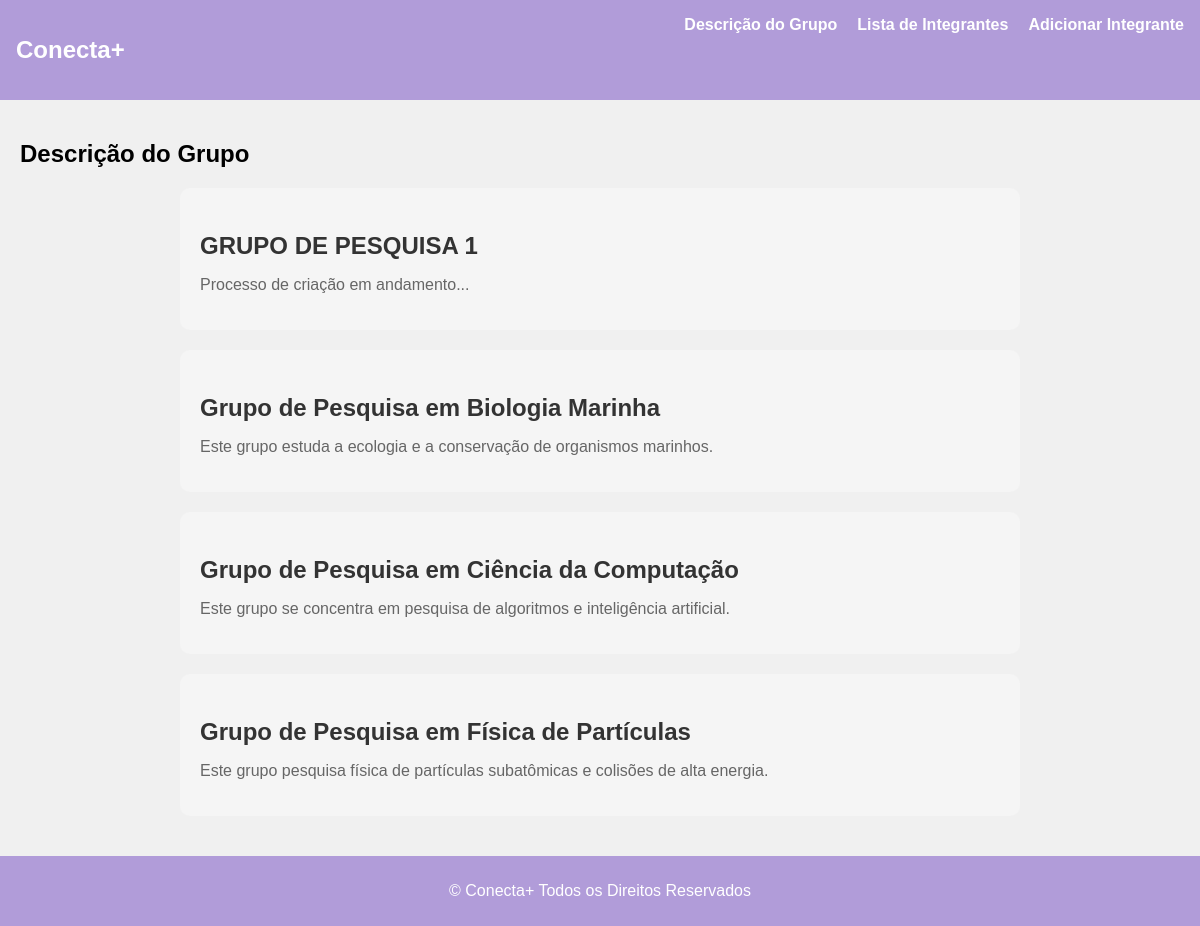
The page / on the database its author committed.
### grupo_pesquisa/models.py (models this page shows)
class GrupoPesquisa(models.Model):
    nome = models.CharField(max_length=100)
    descricao = models.TextField()

### grupo_pesquisa/views.py (the view)
# urls.py: path('', views.descricao_grupo, name='descricao_grupo'),
def descricao_grupo(request):
    grupos_pesquisa = GrupoPesquisa.objects.order_by('nome')
    grupos_unicos = []
    grupo_atual = None
    for grupo in grupos_pesquisa:
        if grupo.nome != grupo_atual:
            grupo_atual = grupo.nome
            grupos_unicos.append(grupo)
    return render(request, 'descricao_grupo.html', {'grupos_pesquisa': grupos_unicos})

### grupo_pesquisa/templates/descricao_grupo.html (shortened to what this page needs)
{% extends "base.html" %}
{% load static %}
{% block content %}
    <section>
        <h2>Descrição do Grupo</h2>
        {% for grupo_pesquisa in grupos_pesquisa %}
        <div class="grupo-description">
            <h3>{{ grupo_pesquisa.nome }}</h3>
            <p>{{ grupo_pesquisa.descricao }}</p>
        </div>
        {% endfor %}
    </section>
{% endblock %}

### grupo_pesquisa/templates/base.html (style rules this page uses)
body { font-family: Arial, sans-serif; margin: 0; padding: 0; min-height: 100vh; background-color: #f0f0f0; display: flex; flex-direction: column; }

### grupo_pesquisa/templates/descricao_grupo.html (style rules this page uses)
.grupo-description { max-width: 800px; margin: 0 auto; background-color: #f5f5f5; padding: 20px; border-radius: 10px; margin-bottom: 20px; }
.grupo-description h3 { font-size: 24px; color: #333; margin-bottom: 10px; }
.grupo-description p { font-size: 16px; color: #666; }

### rows shown on the page
GrupoPesquisa: nome "GRUPO DE PESQUISA 1", descricao "Processo de criação em andamento..."
GrupoPesquisa: nome "Grupo de Pesquisa em Biologia Marinha", descricao "Este grupo estuda a ecologia e a conservação de organismos marinhos."
GrupoPesquisa: nome "Grupo de Pesquisa em Ciência da Computação", descricao "Este grupo se concentra em pesquisa de algoritmos e inteligência artificial."
GrupoPesquisa: nome "Grupo de Pesquisa em Física de Partículas", descricao "Este grupo pesquisa física de partículas subatômicas e colisões de alta energia."
